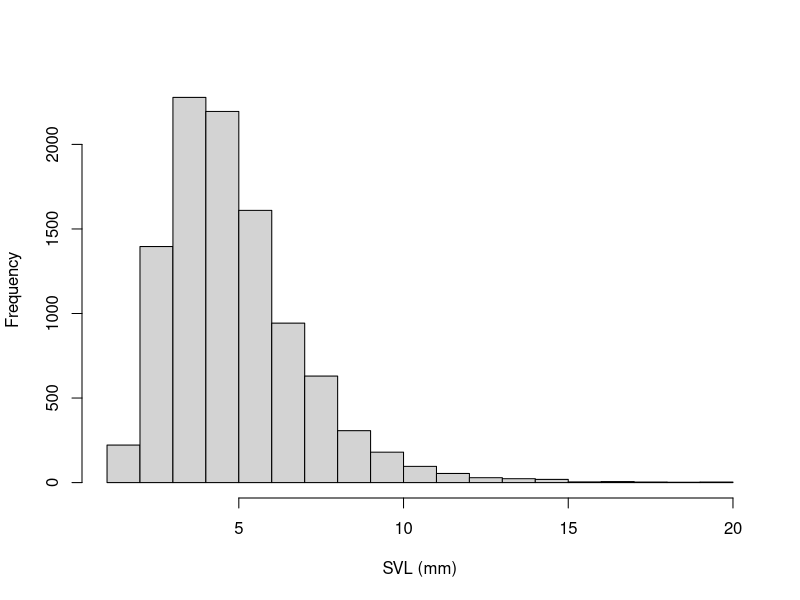
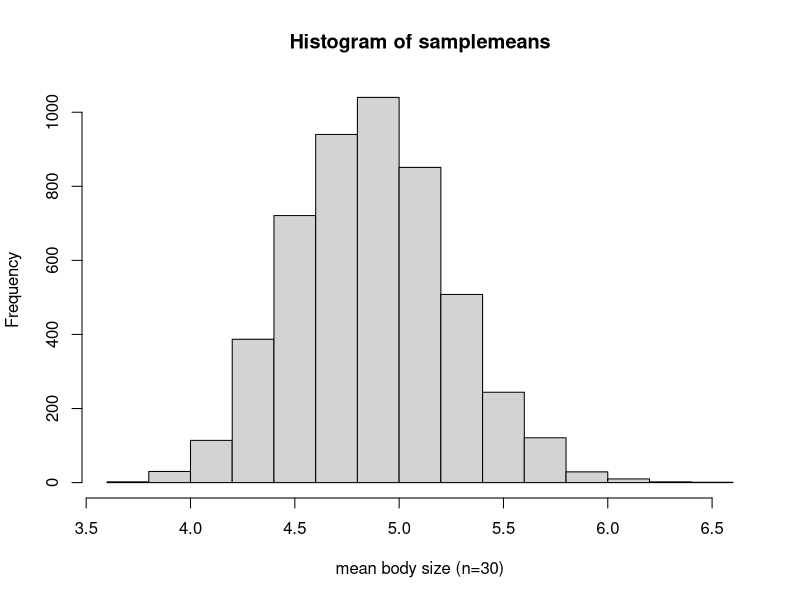
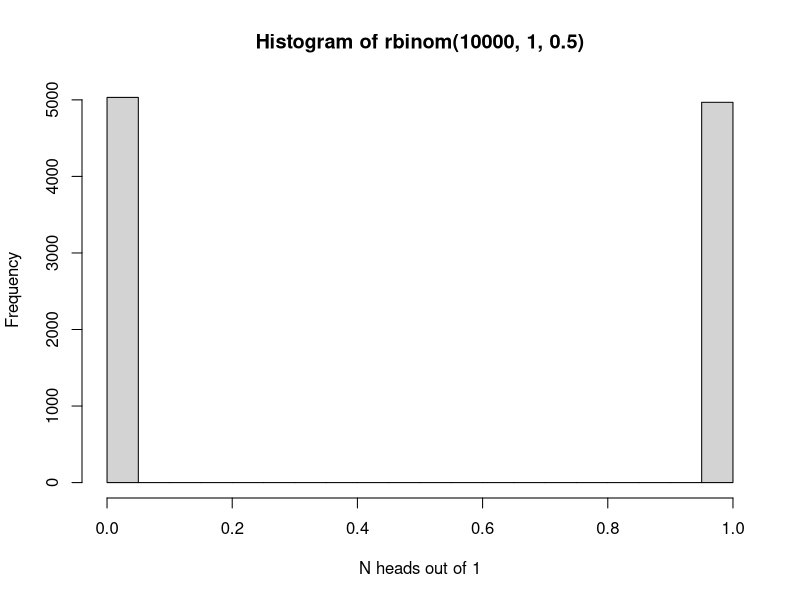
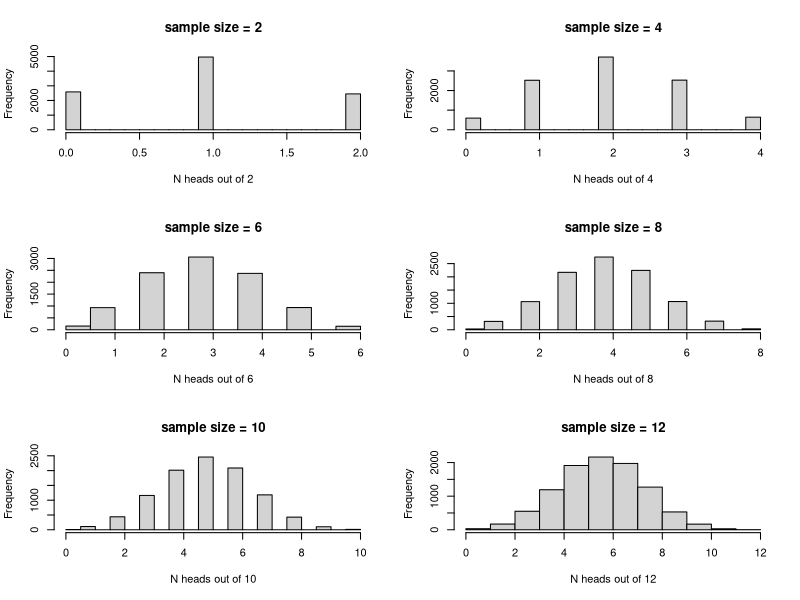
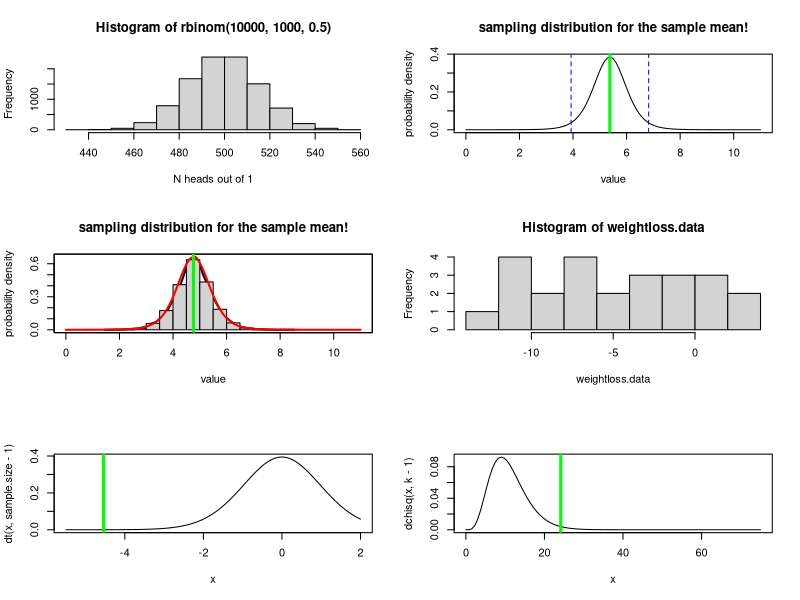
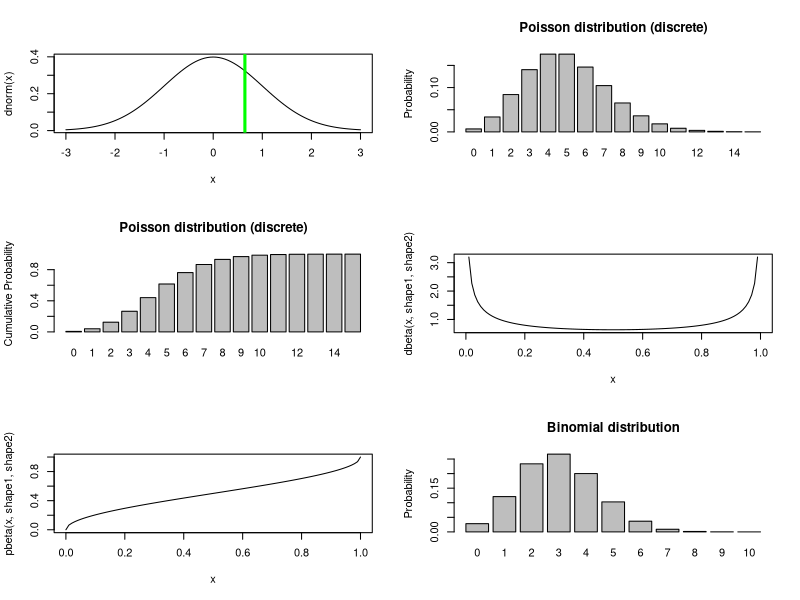
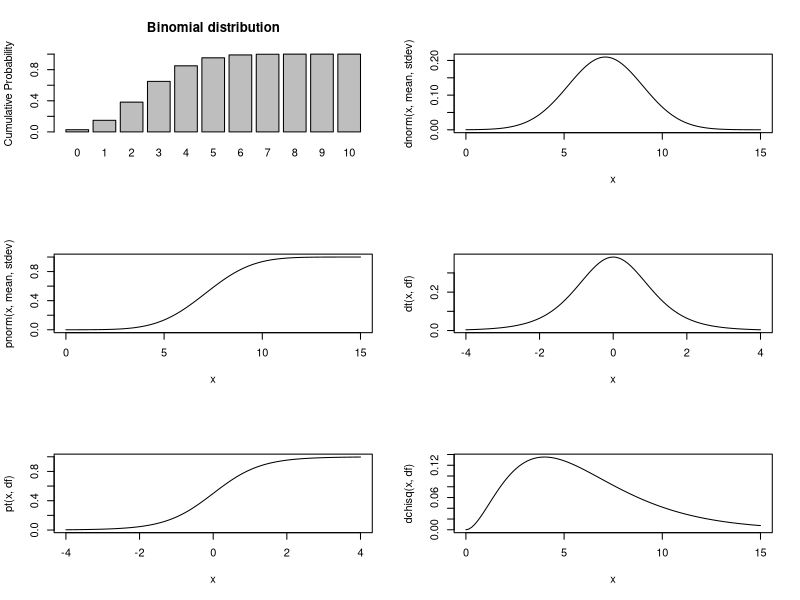
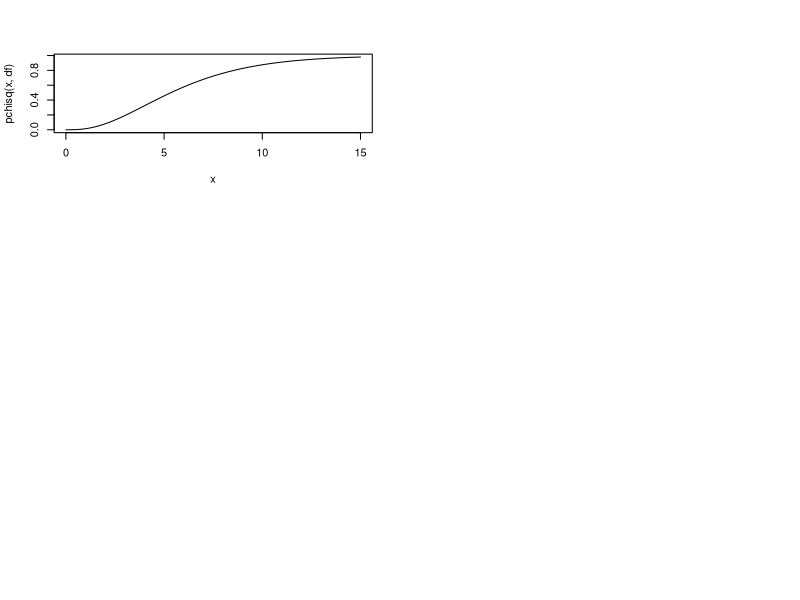

Generate these figures, in order, with R:
## ---- chunk 1

knitr::opts_chunk$set(echo = TRUE, cache = TRUE)

## ---- chunk 2

############################################################
####                                                    ####  
####  NRES 710, Lecture 1                               ####
####                                                    ####
####  Kevin Shoemaker and Ben Sullivan                  #### 
####  University of Nevada, Reno                        ####
####                                                    #### 
############################################################


############################################################
####  Basic Concepts of Probability and statistics      ####
############################################################


## ---- chunk 3

#### ALL FROGS IN CA

allfrogs.bodysize <- rlnorm(10000,1.5,0.4)        # statistical 'population'
hist(allfrogs.bodysize,main="",xlab="SVL (mm)")   # plot out histogram

truemean_SVL <- mean(allfrogs.bodysize)           # the 'parameter'
truemean_SVL 

## ---- chunk 4

mysample <- sample(allfrogs.bodysize,10)    # take sample of size 10 (10 frogs measured)
mean(mysample)   # compute the sample mean


## ---- chunk 5

mysample <- sample(allfrogs.bodysize,20)    # take sample of size 20 (20 frogs measured)
mean(mysample)   # compute the sample mean


## ---- chunk 6

lotsofsamples <- list()

for(s in 1:5000){
  lotsofsamples[[paste0("sample",s)]] <- sample(allfrogs.bodysize,30)    # take sample of size 30 (20 frogs measured)
}

lotsofsamples$sample1
lotsofsamples$sample99
lotsofsamples$sample732

## ---- chunk 7

samplemeans <- sapply(lotsofsamples,mean)

hist(samplemeans,xlab="mean body size (n=30)")

## ---- chunk 8

hist(rbinom(10000,1,.5),xlab="N heads out of 1")

## ---- chunk 9
par(mfrow=c(3,2))
for(i in seq(2,12,2)){
   hist(rbinom(10000,i,.5),main=paste0("sample size = ",i),xlab=sprintf("N heads out of %s",i)) 
}

## ---- chunk 10

hist(rbinom(10000,1000,.5),xlab="N heads out of 1")

## ---- chunk 11

#######
# Sampling distribution: the sample mean

mysample <- c(4.1,3.5,3.7,6.6,8.0,5.4,7.3,4.4)
mysample
n <- length(mysample)    # sample size
sample.mean <- mean(mysample)  # sample mean
sample.stdev <- sd(mysample)   # sample standard deviation (r uses denominator of n-1 by default!)
std.error <- sample.stdev/sqrt(n) 

std.error 

## ---- chunk 12

sampdist <- function(x){dt((x-sample.mean)/std.error,n-1)}
curve(sampdist,0,11,ylab="probability density",xlab="value",main="sampling distribution for the sample mean!")
abline(v=sample.mean,col="green",lwd=3)
confint <- c(sample.mean+std.error*qt(0.025,n-1),sample.mean+std.error*qt(0.975,n-1))
abline(v=confint,col="blue",lty=2)

## ---- chunk 13

#######
# Sampling distribution: the sample mean #2 (brute force simulation version)

mysample <- c(4.1,1.5,3.7,6.6,8.0,4.5,5.3,4.4)
mysample
n <- length(mysample)    # sample size
sample.mean <- mean(mysample)  # sample mean
sample.stdev <- sd(mysample)   # sample standard deviation (r uses denominator of n-1 by default!)

simulated.samples <- list()
for(s in 1:10000){
  sd1 <- sqrt(sum((sample(mysample,length(mysample)-1,replace = T)-sample.mean)^2)/(length(mysample)-2))  # account for unknown standard deviation
  simulated.samples[[paste0("sample ",s)]] <- rnorm(n,sample.mean,sd1)
}
sampling.distribution <- sapply(simulated.samples,mean)

plot(density(sampling.distribution),xlim=c(0,11),ylab="probability density",xlab="value",main="sampling distribution for the sample mean!",lwd=2)    # plot the brute-force sampling distribution
hist(sampling.distribution,add=T,freq=F)
par(new=T)
curve(sampdist,0,11,xlim=c(0,11),xaxt="n",yaxt="n",xlab="",ylab="",col="red",lwd=2)  # official sampling distribution
abline(v=sample.mean,col="green",lwd=3)



## ---- chunk 14

## Paired t-test example:

weightloss.data <- c(-10.4,-11.6,3.9,1.5,-0.3,-3.5 -10.0,-6.7,-6.1,-2.4,-6.0,2.3,0.1,-4.1,-3.2, -11.3,-3.2,-9.3,-7.5,-5.7,-0.1,0.0,-9.8,1.0,-11.9)
hist(weightloss.data,breaks=7)
mean.weightloss <- mean(weightloss.data)
null.weightloss <- 0
stdev.weightloss <- sd(weightloss.data)
sample.size <- length(weightloss.data)
std.error <- stdev.weightloss/sqrt(sample.size)

t.statistic <- (mean.weightloss-null.weightloss)/std.error
t.statistic

curve(dt(x,sample.size-1),-5.5,2)
abline(v=t.statistic,col="green",lwd=3)

p=pt(t.statistic,sample.size-1)
p    # this is the p value


####### Alternative: use R's built in t test

t.test(weightloss.data,alternative = "less")   # should get the same p=value!

## ---- chunk 15

## Chi squared example

birthdays.bymonth <- c(40,23,33,39,28,29,45,31,22,34,44,20)
months <- c("Jan","Feb","Mar","Apr","May","Jun","Jul","Aug","Sep","Oct","Nov","Dec")
names(birthdays.bymonth) <- months

sample.size <- sum(birthdays.bymonth)
k = length(birthdays.bymonth)   # number of categories
exp.birthdays.bymonth <- sample.size*rep(1/k,times=k)

Chisq.stat <- sum((birthdays.bymonth-exp.birthdays.bymonth)^2/exp.birthdays.bymonth)
Chisq.stat


## View the summary statistic along with its sampling distribution under the null hypothesis

curve(dchisq(x,k-1),0,75)
abline(v=Chisq.stat,col="green",lwd=3)

p <- 1-pchisq(Chisq.stat,k-1)
p


### use R's built in chi squared function

chisq.test(birthdays.bymonth)     # should get the same p value!


## ---- chunk 16

## Z test  (Ben Sullivan example)

df <- read.csv("GSW_height.csv")
GSWheight <- df$Height
GSWheight
mean.gsw <- mean(GSWheight)
sd.gsw <- sd(GSWheight) 
sd.pop <- 4
n <- length(GSWheight)
s.e. <- sd.pop/sqrt(n)



null.height <- 79

z.statistic <- (mean.gsw-null.height)/s.e.
z.statistic

curve(dnorm(x),-3,3)
abline(v=z.statistic,col="green",lwd=3)

p <- 1-pnorm(z.statistic)    # is the p value enough evidence to tell you that GSW players are taller than the NBA average??
p       

pnorm(z.statistic)

## ---- chunk 17

#################
# Probability distributions

mean <- 5
rpois(10,mean)    # the random numbers have no decimal component

             # plot a discrete distribution!
xvals <- seq(0,15,1)
probs <- dpois(xvals,lambda=mean)
names(probs) <- xvals
               
barplot(probs,ylab="Probability",main="Poisson distribution (discrete)")

barplot(cumsum(probs),ylab="Cumulative Probability",main="Poisson distribution (discrete)")   # cumulative distribution

sum(probs)   # just to make sure it sums to 1!  Does it??? 

## ---- chunk 18

#########
# continuous distributions

shape1 = 0.5
shape2 = 0.5

rbeta(10,shape1,shape2)

curve(dbeta(x,shape1,shape2))   # probability density

curve(pbeta(x,shape1,shape2))   # cumulative distribution

integrate(f=dbeta,lower=0,upper=1,shape1=shape1,shape2=shape2)    # just to make sure it integrates to 1!!

## ---- chunk 19

##########
# Binomial

size <- 10
prob <- 0.3
rbinom(10,size,prob)

xvals <- seq(0,size,1)
probs <- dbinom(xvals,size,prob)
names(probs) <- xvals
               
barplot(probs,ylab="Probability",main="Binomial distribution")

barplot(cumsum(probs),ylab="Cumulative Probability",main="Binomial distribution")   # cumulative distribution

sum(probs)   # just to make sure it sums to 1!  Does it???

## ---- chunk 20

#########
# Gaussian

mean = 7.1
stdev = 1.9

rnorm(10,mean,stdev)

curve(dnorm(x,mean,stdev),0,15)   # probability density

curve(pnorm(x,mean,stdev),0,15)   # cumulative distribution

integrate(f=dnorm,lower=-Inf,upper=Inf,mean=mean,sd=stdev)    # just to make sure it integrates to 1!!


## ---- chunk 21

#########
# t distribution

df = 6

rt(10,df)     # random numbers from the t distribution (not sure why you would ever want this!)

curve(dt(x,df),-4,4)   # probability density

curve(pt(x,df),-4,4)   # cumulative distribution

integrate(f=dt,lower=-Inf,upper=Inf,df=df)    # just to make sure it integrates to 1!!


## ---- chunk 22

#########
# Chi-squared distribution

df = 6

rchisq(10,df)     # random numbers from the t distribution (not sure why you would ever want this!)

curve(dchisq(x,df),0,15)   # probability density

curve(pchisq(x,df),0,15)   # cumulative distribution

integrate(f=dchisq,lower=0,upper=Inf,df=df)    # just to make sure it integrates to 1!!
